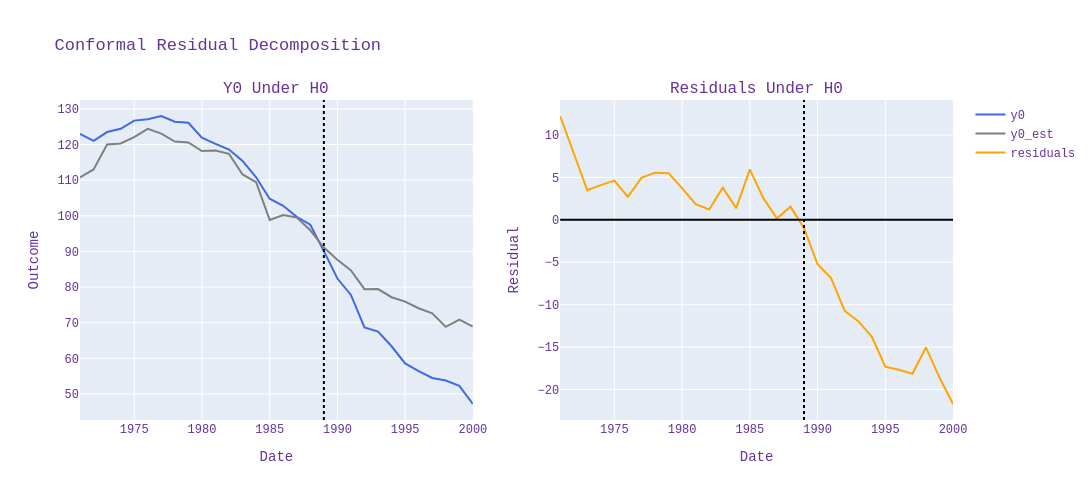

Write notebook code for a chart like this one.
### Code cell
sc_feature.plot_conformal_residuals_decomposition(
    feature="cigsale",
    null_hypothesis=0.0,
    intervention_start=pd.Timestamp("1988-12-31"),
    window=13,
)

### Figure 1 — Plotly figure (JSON) as saved in the notebook; plotly's stock layout.template omitted (floating-point values rounded to 4 significant figures)
{"data": [{"line": {"color": "royalblue"}, "mode": "lines", "name": "y0", "type": "scatter", "x": ["1970-12-31T00:00:00", "1971-12-31T00:00:00", "1972-12-31T00:00:00", "1973-12-31T00:00:00", "1974-12-31T00:00:00", "1975-12-31T00:00:00", "1976-12-31T00:00:00", "1977-12-31T00:00:00", "1978-12-31T00:00:00", "1979-12-31T00:00:00", "1980-12-31T00:00:00", "1981-12-31T00:00:00", "1982-12-31T00:00:00", "1983-12-31T00:00:00", "1984-12-31T00:00:00", "1985-12-31T00:00:00", "1986-12-31T00:00:00", "1987-12-31T00:00:00", "1988-12-31T00:00:00", "1989-12-31T00:00:00", "1990-12-31T00:00:00", "1991-12-31T00:00:00", "1992-12-31T00:00:00", "1993-12-31T00:00:00", "1994-12-31T00:00:00", "1995-12-31T00:00:00", "1996-12-31T00:00:00", "1997-12-31T00:00:00", "1998-12-31T00:00:00", "1999-12-31T00:00:00"], "xaxis": "x", "y": [123.0, 121.0, 123.5, 124.4, 126.7, 127.1, 128.0, 126.4, 126.1, 121.9, 120.2, 118.6, 115.4, 110.8, 104.8, 102.8, 99.7, 97.5, 90.1, 82.4, 77.8, 68.7, 67.5, 63.4, 58.6, 56.4, 54.5, 53.8, 52.3, 47.2], "yaxis": "y"}, {"line": {"color": "gray"}, "mode": "lines", "name": "y0_est", "type": "scatter", "x": ["1970-12-31T00:00:00", "1971-12-31T00:00:00", "1972-12-31T00:00:00", "1973-12-31T00:00:00", "1974-12-31T00:00:00", "1975-12-31T00:00:00", "1976-12-31T00:00:00", "1977-12-31T00:00:00", "1978-12-31T00:00:00", "1979-12-31T00:00:00", "1980-12-31T00:00:00", "1981-12-31T00:00:00", "1982-12-31T00:00:00", "1983-12-31T00:00:00", "1984-12-31T00:00:00", "1985-12-31T00:00:00", "1986-12-31T00:00:00", "1987-12-31T00:00:00", "1988-12-31T00:00:00", "1989-12-31T00:00:00", "1990-12-31T00:00:00", "1991-12-31T00:00:00", "1992-12-31T00:00:00", "1993-12-31T00:00:00", "1994-12-31T00:00:00", "1995-12-31T00:00:00", "1996-12-31T00:00:00", "1997-12-31T00:00:00", "1998-12-31T00:00:00", "1999-12-31T00:00:00"], "xaxis": "x", "y": [110.7, 113.0, 120.0, 120.3, 122.1, 124.4, 123.0, 120.8, 120.6, 118.2, 118.3, 117.4, 111.6, 109.4, 98.85, 100.2, 99.54, 95.94, 91.09, 87.64, 84.67, 79.41, 79.45, 77.15, 75.92, 74.07, 72.64, 68.85, 70.9, 68.92], "yaxis": "y"}, {"line": {"color": "orange"}, "mode": "lines", "name": "residuals", "type": "scatter", "x": ["1970-12-31T00:00:00", "1971-12-31T00:00:00", "1972-12-31T00:00:00", "1973-12-31T00:00:00", "1974-12-31T00:00:00", "1975-12-31T00:00:00", "1976-12-31T00:00:00", "1977-12-31T00:00:00", "1978-12-31T00:00:00", "1979-12-31T00:00:00", "1980-12-31T00:00:00", "1981-12-31T00:00:00", "1982-12-31T00:00:00", "1983-12-31T00:00:00", "1984-12-31T00:00:00", "1985-12-31T00:00:00", "1986-12-31T00:00:00", "1987-12-31T00:00:00", "1988-12-31T00:00:00", "1989-12-31T00:00:00", "1990-12-31T00:00:00", "1991-12-31T00:00:00", "1992-12-31T00:00:00", "1993-12-31T00:00:00", "1994-12-31T00:00:00", "1995-12-31T00:00:00", "1996-12-31T00:00:00", "1997-12-31T00:00:00", "1998-12-31T00:00:00", "1999-12-31T00:00:00"], "xaxis": "x2", "y": [12.25, 7.984, 3.492, 4.104, 4.629, 2.708, 4.955, 5.565, 5.504, 3.737, 1.86, 1.232, 3.803, 1.383, 5.953, 2.559, 0.1555, 1.562, -0.9881, -5.242, -6.868, -10.71, -11.95, -13.75, -17.32, -17.67, -18.14, -15.05, -18.6, -21.72], "yaxis": "y2"}], "layout": {"annotations": [{"font": {"size": 16}, "showarrow": false, "text": "Y0 Under H0", "x": 0.225, "xanchor": "center", "xref": "paper", "y": 1, "yanchor": "bottom", "yref": "paper"}, {"font": {"size": 16}, "showarrow": false, "text": "Residuals Under H0", "x": 0.775, "xanchor": "center", "xref": "paper", "y": 1, "yanchor": "bottom", "yref": "paper"}], "font": {"color": "RebeccaPurple", "family": "Courier New, monospace", "size": 12}, "height": 500, "shapes": [{"line": {"color": "black", "dash": "dot"}, "type": "line", "x0": 599529600000, "x1": 599529600000, "xref": "x", "y0": 0, "y1": 1, "yref": "y domain"}, {"line": {"color": "black", "width": 2}, "type": "line", "x0": 0, "x1": 1, "xref": "x2 domain", "y0": 0, "y1": 0, "yref": "y2"}, {"line": {"color": "black", "dash": "dot"}, "type": "line", "x0": 599529600000, "x1": 599529600000, "xref": "x2", "y0": 0, "y1": 1, "yref": "y2 domain"}], "title": {"text": "Conformal Residual Decomposition"}, "width": 1300, "xaxis": {"anchor": "y", "domain": [0, 0.45], "title": {"text": "Date"}}, "xaxis2": {"anchor": "y2", "domain": [0.55, 1], "title": {"text": "Date"}}, "yaxis": {"anchor": "x", "domain": [0, 1], "title": {"text": "Outcome"}}, "yaxis2": {"anchor": "x2", "domain": [0, 1], "title": {"text": "Residual"}}}}
